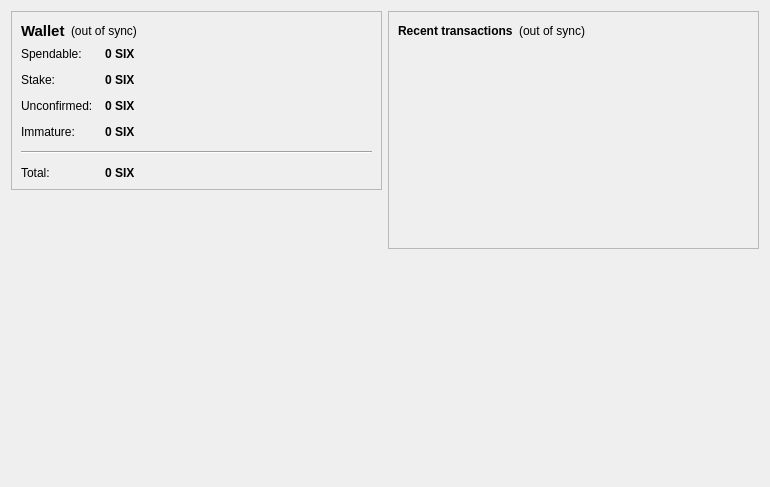
<?xml version="1.0" encoding="UTF-8"?>
<ui version="4.0">
 <class>OverviewPage</class>
 <widget class="QWidget" name="OverviewPage">
  <property name="geometry">
   <rect>
    <x>0</x>
    <y>0</y>
    <width>770</width>
    <height>487</height>
   </rect>
  </property>
  <property name="windowTitle">
   <string>Form</string>
  </property>
  <layout class="QHBoxLayout" name="horizontalLayout" stretch="1,1">
   <item>
    <layout class="QVBoxLayout" name="verticalLayout_2">
     <item>
      <widget class="QFrame" name="frame">
       <property name="frameShape">
        <enum>QFrame::StyledPanel</enum>
       </property>
       <property name="frameShadow">
        <enum>QFrame::Raised</enum>
       </property>
       <layout class="QVBoxLayout" name="verticalLayout_4">
        <item>
         <layout class="QHBoxLayout" name="horizontalLayout_4">
          <item>
           <widget class="QLabel" name="label_5">
            <property name="font">
             <font>
              <pointsize>11</pointsize>
              <weight>75</weight>
              <bold>true</bold>
             </font>
            </property>
            <property name="text">
             <string>Wallet</string>
            </property>
           </widget>
          </item>
          <item>
           <widget class="QLabel" name="labelWalletStatus">
            <property name="toolTip">
             <string>The displayed information may be out of date. Your wallet automatically synchronizes with the sixaxis network after a connection is established, but this process has not completed yet.</string>
            </property>
            <property name="styleSheet">
             <string notr="true"/>
            </property>
            <property name="text">
             <string notr="true">(out of sync)</string>
            </property>
            <property name="alignment">
             <set>Qt::AlignLeading|Qt::AlignLeft|Qt::AlignVCenter</set>
            </property>
           </widget>
          </item>
          <item>
           <spacer name="horizontalSpacer_2">
            <property name="orientation">
             <enum>Qt::Horizontal</enum>
            </property>
            <property name="sizeHint" stdset="0">
             <size>
              <width>40</width>
              <height>20</height>
             </size>
            </property>
           </spacer>
          </item>
         </layout>
        </item>
        <item>
         <layout class="QFormLayout" name="formLayout_2">
          <property name="fieldGrowthPolicy">
           <enum>QFormLayout::AllNonFixedFieldsGrow</enum>
          </property>
          <property name="horizontalSpacing">
           <number>12</number>
          </property>
          <property name="verticalSpacing">
           <number>12</number>
          </property>
          <item row="0" column="0">
           <widget class="QLabel" name="label">
            <property name="text">
             <string>Spendable:</string>
            </property>
           </widget>
          </item>
          <item row="0" column="1">
           <widget class="QLabel" name="labelBalance">
            <property name="font">
             <font>
              <weight>75</weight>
              <bold>true</bold>
             </font>
            </property>
            <property name="cursor">
             <cursorShape>IBeamCursor</cursorShape>
            </property>
            <property name="toolTip">
             <string>Your current spendable balance</string>
            </property>
            <property name="text">
             <string notr="true">0 SIX</string>
            </property>
            <property name="textInteractionFlags">
             <set>Qt::LinksAccessibleByMouse|Qt::TextSelectableByKeyboard|Qt::TextSelectableByMouse</set>
            </property>
           </widget>
          </item>
          <item row="1" column="0">
           <widget class="QLabel" name="label_6">
            <property name="text">
             <string>Stake:</string>
            </property>
           </widget>
          </item>
          <item row="1" column="1">
           <widget class="QLabel" name="labelStake">
            <property name="font">
             <font>
              <weight>75</weight>
              <bold>true</bold>
             </font>
            </property>
            <property name="cursor">
             <cursorShape>IBeamCursor</cursorShape>
            </property>
            <property name="toolTip">
             <string>Total of coins that was staked, and do not yet count toward the current balance</string>
            </property>
            <property name="text">
             <string notr="true">0 SIX</string>
            </property>
            <property name="textInteractionFlags">
             <set>Qt::LinksAccessibleByMouse|Qt::TextSelectableByKeyboard|Qt::TextSelectableByMouse</set>
            </property>
           </widget>
          </item>
          <item row="2" column="0">
           <widget class="QLabel" name="label_3">
            <property name="text">
             <string>Unconfirmed:</string>
            </property>
           </widget>
          </item>
          <item row="2" column="1">
           <widget class="QLabel" name="labelUnconfirmed">
            <property name="font">
             <font>
              <weight>75</weight>
              <bold>true</bold>
             </font>
            </property>
            <property name="cursor">
             <cursorShape>IBeamCursor</cursorShape>
            </property>
            <property name="toolTip">
             <string>Total of transactions that have yet to be confirmed, and do not yet count toward the current balance</string>
            </property>
            <property name="text">
             <string notr="true">0 SIX</string>
            </property>
            <property name="textInteractionFlags">
             <set>Qt::LinksAccessibleByMouse|Qt::TextSelectableByKeyboard|Qt::TextSelectableByMouse</set>
            </property>
           </widget>
          </item>
          <item row="3" column="0">
           <widget class="QLabel" name="labelImmatureText">
            <property name="text">
             <string>Immature:</string>
            </property>
           </widget>
          </item>
          <item row="3" column="1">
           <widget class="QLabel" name="labelImmature">
            <property name="font">
             <font>
              <weight>75</weight>
              <bold>true</bold>
             </font>
            </property>
            <property name="toolTip">
             <string>Mined balance that has not yet matured</string>
            </property>
            <property name="text">
             <string notr="true">0 SIX</string>
            </property>
            <property name="textInteractionFlags">
             <set>Qt::LinksAccessibleByMouse|Qt::TextSelectableByKeyboard|Qt::TextSelectableByMouse</set>
            </property>
           </widget>
          </item>
          <item row="4" column="0" colspan="2">
           <widget class="Line" name="line">
            <property name="orientation">
             <enum>Qt::Horizontal</enum>
            </property>
           </widget>
          </item>
          <item row="5" column="0">
           <widget class="QLabel" name="labelTotalText">
            <property name="text">
             <string>Total:</string>
            </property>
           </widget>
          </item>
          <item row="5" column="1">
           <widget class="QLabel" name="labelTotal">
            <property name="font">
             <font>
              <weight>75</weight>
              <bold>true</bold>
             </font>
            </property>
            <property name="cursor">
             <cursorShape>IBeamCursor</cursorShape>
            </property>
            <property name="toolTip">
             <string>Your current total balance</string>
            </property>
            <property name="text">
             <string notr="true">0 SIX</string>
            </property>
            <property name="textInteractionFlags">
             <set>Qt::LinksAccessibleByMouse|Qt::TextSelectableByKeyboard|Qt::TextSelectableByMouse</set>
            </property>
           </widget>
          </item>
         </layout>
        </item>
       </layout>
      </widget>
     </item>
     <item>
      <spacer name="verticalSpacer">
       <property name="orientation">
        <enum>Qt::Vertical</enum>
       </property>
       <property name="sizeHint" stdset="0">
        <size>
         <width>20</width>
         <height>40</height>
        </size>
       </property>
      </spacer>
     </item>
     <item>
      <widget class="QLabel" name="label_2">
       <property name="autoFillBackground">
        <bool>true</bool>
       </property>
       <property name="text">
        <string/>
       </property>
       <property name="pixmap">
        <pixmap resource="../bitcoin.qrc">:/icons/mastbg</pixmap>
       </property>
       <property name="scaledContents">
        <bool>false</bool>
       </property>
       <property name="margin">
        <number>0</number>
       </property>
      </widget>
     </item>
    </layout>
   </item>
   <item>
    <layout class="QVBoxLayout" name="verticalLayout_3">
     <item>
      <widget class="QFrame" name="frame_2">
       <property name="frameShape">
        <enum>QFrame::StyledPanel</enum>
       </property>
       <property name="frameShadow">
        <enum>QFrame::Raised</enum>
       </property>
       <layout class="QVBoxLayout" name="verticalLayout">
        <item>
         <layout class="QHBoxLayout" name="horizontalLayout_2">
          <item>
           <widget class="QLabel" name="label_4">
            <property name="text">
             <string>&lt;b&gt;Recent transactions&lt;/b&gt;</string>
            </property>
           </widget>
          </item>
          <item>
           <widget class="QLabel" name="labelTransactionsStatus">
            <property name="toolTip">
             <string>The displayed information may be out of date. Your wallet automatically synchronizes with the sixaxis network after a connection is established, but this process has not completed yet.</string>
            </property>
            <property name="styleSheet">
             <string notr="true"/>
            </property>
            <property name="text">
             <string notr="true">(out of sync)</string>
            </property>
            <property name="alignment">
             <set>Qt::AlignRight|Qt::AlignTrailing|Qt::AlignVCenter</set>
            </property>
           </widget>
          </item>
          <item>
           <spacer name="horizontalSpacer">
            <property name="orientation">
             <enum>Qt::Horizontal</enum>
            </property>
            <property name="sizeHint" stdset="0">
             <size>
              <width>40</width>
              <height>20</height>
             </size>
            </property>
           </spacer>
          </item>
         </layout>
        </item>
        <item>
         <widget class="QListView" name="listTransactions">
          <property name="styleSheet">
           <string notr="true">QListView { background: transparent; }</string>
          </property>
          <property name="frameShape">
           <enum>QFrame::NoFrame</enum>
          </property>
          <property name="verticalScrollBarPolicy">
           <enum>Qt::ScrollBarAlwaysOff</enum>
          </property>
          <property name="horizontalScrollBarPolicy">
           <enum>Qt::ScrollBarAlwaysOff</enum>
          </property>
          <property name="selectionMode">
           <enum>QAbstractItemView::NoSelection</enum>
          </property>
         </widget>
        </item>
       </layout>
      </widget>
     </item>
     <item>
      <spacer name="verticalSpacer_2">
       <property name="orientation">
        <enum>Qt::Vertical</enum>
       </property>
       <property name="sizeHint" stdset="0">
        <size>
         <width>20</width>
         <height>40</height>
        </size>
       </property>
      </spacer>
     </item>
    </layout>
   </item>
  </layout>
 </widget>
 <resources>
  <include location="../bitcoin.qrc"/>
 </resources>
 <connections/>
</ui>
